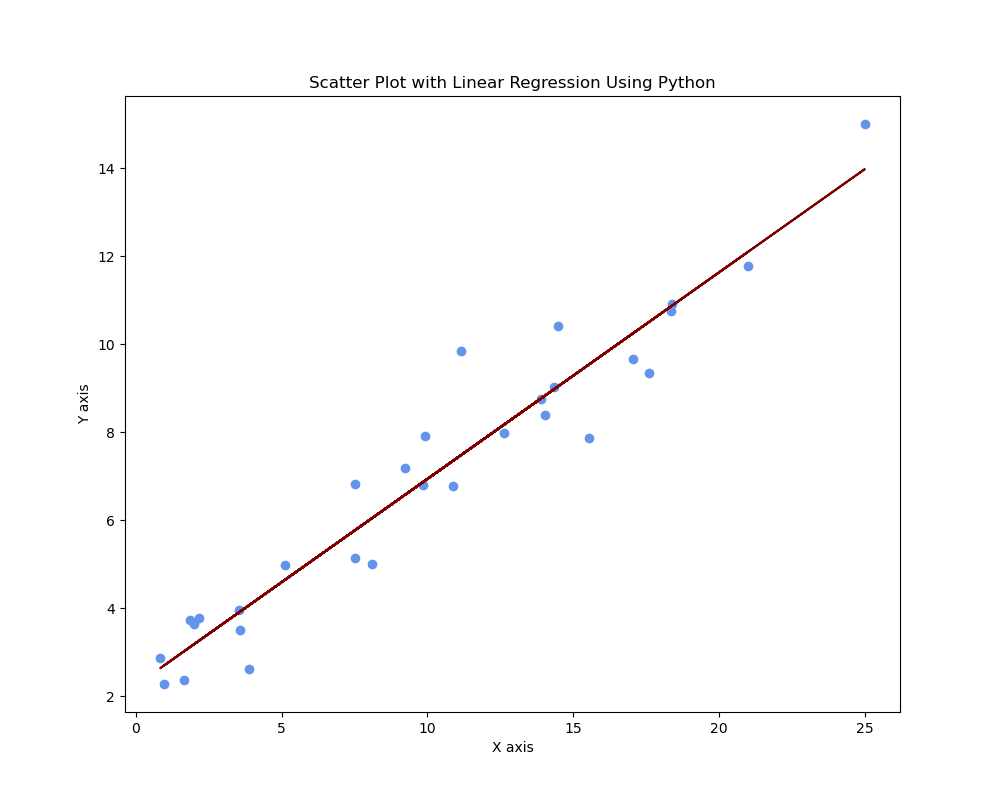

The script that saved this image:
#!/usr/bin/env python
# coding: utf-8

# In[25]:


import pandas as pd
import matplotlib.pyplot as plt
from sklearn.linear_model import LinearRegression

data = pd.read_csv ('regrex1.csv')

x = data [['x']]
y = data ['y']

plt.figure(figsize=(10, 8))
plt.scatter(data['x'], data['y'], color='cornflowerblue')

plt.xlabel('X axis')
plt.ylabel('Y axis')
plt.title('Scatter Plot Using Python')

plt.savefig('Scatterplot_Python.png')
plt.close()

plt.figure(figsize=(10, 8))
plt.scatter(data['x'], data['y'], color='cornflowerblue')

plt.xlabel('X axis')
plt.ylabel('Y axis')
plt.title('Scatter Plot with Linear Regression Using Python')

model = LinearRegression()
model.fit(x, y)

y_pred = model.predict(x)

plt.plot(data['x'], y_pred, color='maroon')

plt.savefig('Scatterplot_LR_Python.png')
plt.show()


# In[ ]:
